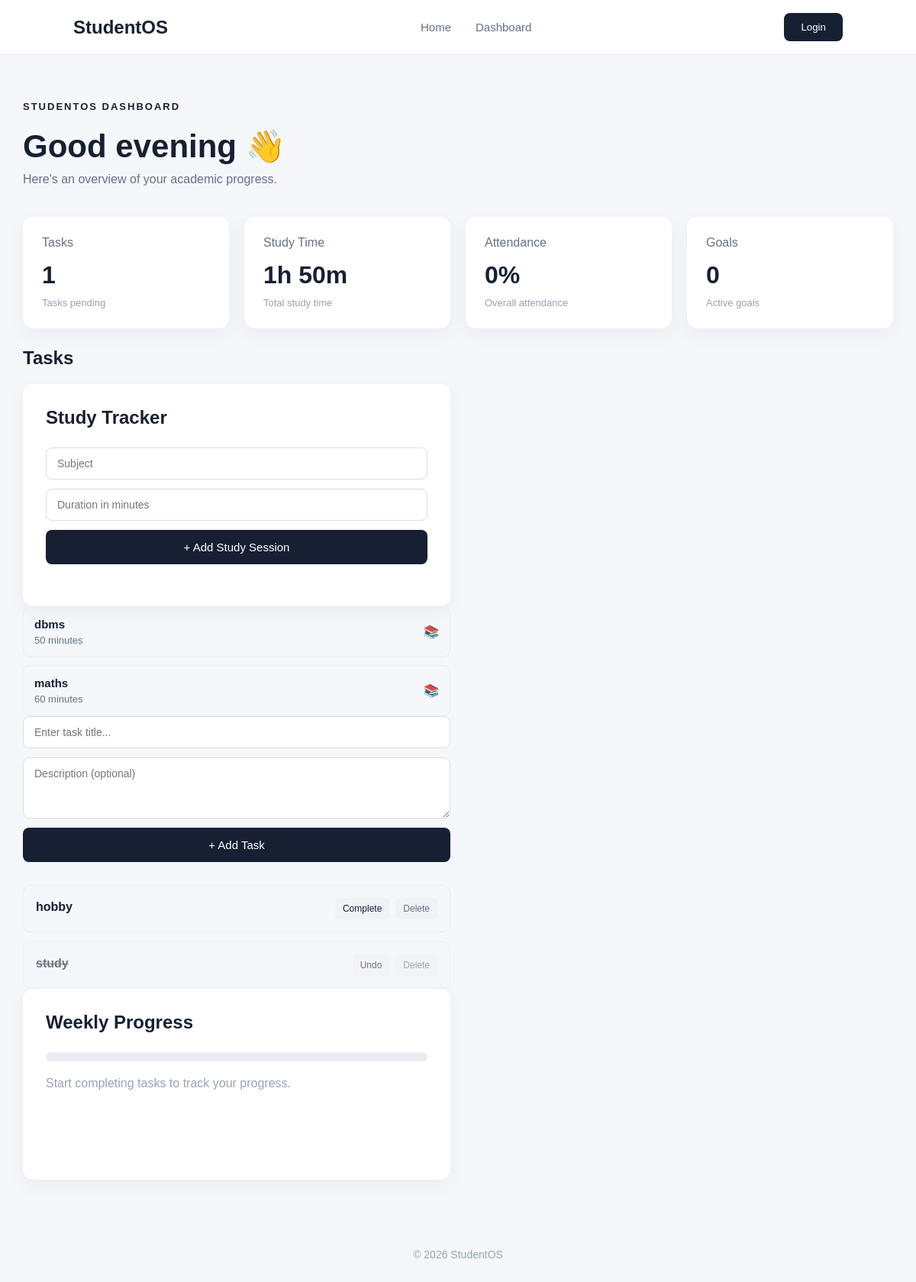
Page /dashboard on the earlier database version.
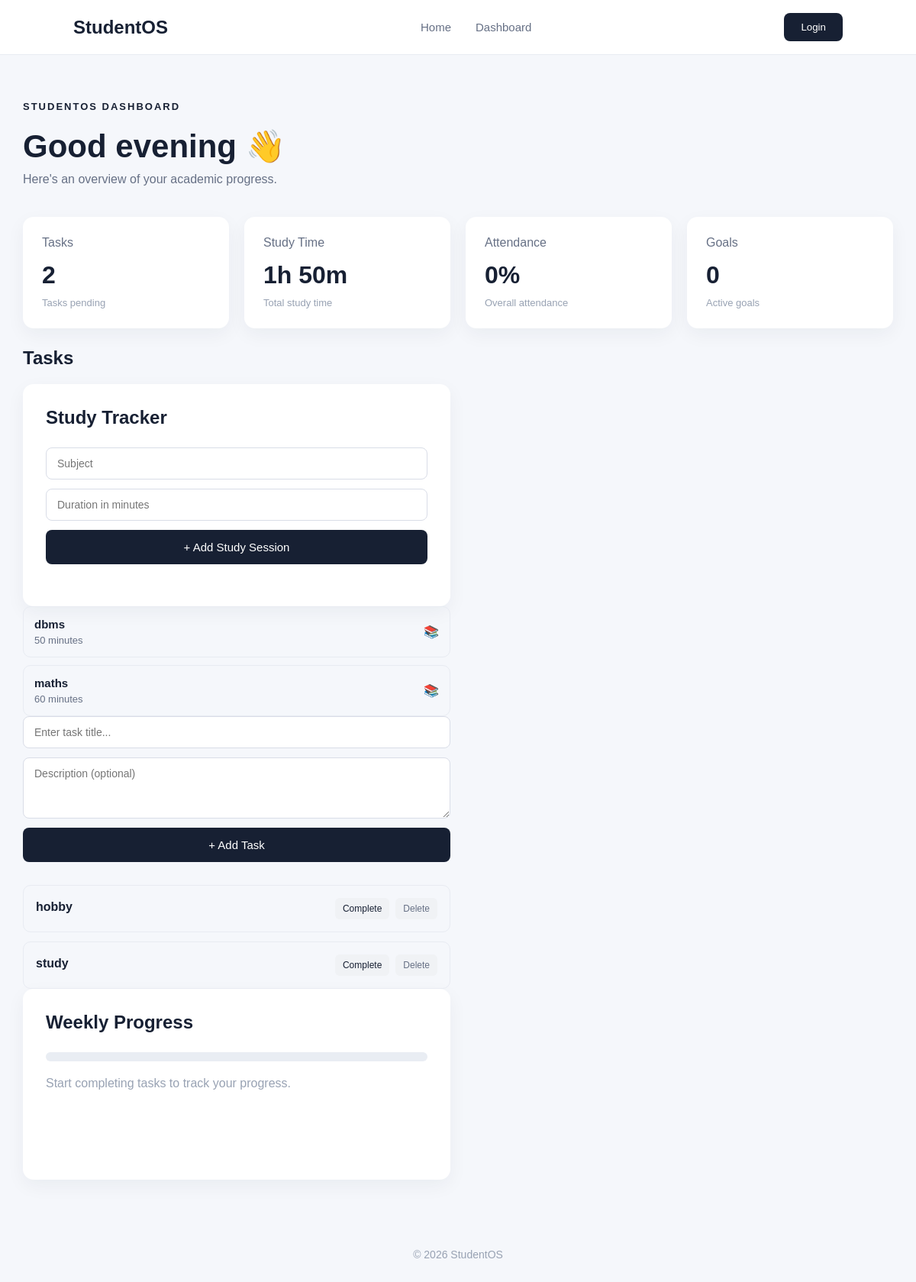
Same page on the later database version.
### app.py (models this page shows)
class StudySession(db.Model):
    id = db.Column(db.Integer, primary_key=True)
    subject = db.Column(db.String(100), nullable=False)
    duration = db.Column(db.Integer, nullable=False)
    created_at = db.Column(
        db.DateTime,
        default=datetime.utcnow
    )

class Task(db.Model):
    id = db.Column(db.Integer, primary_key=True)
    title = db.Column(db.String(200), nullable=False)
    description = db.Column(db.Text)
    completed = db.Column(db.Boolean, default=False)
    created_at = db.Column(
        db.DateTime,
        default=datetime.utcnow
    )

### app.py (the view)
@app.route("/dashboard")
def dashboard():
    tasks = Task.query.order_by(
        Task.created_at.desc()
    ).all()
    pending_tasks = Task.query.filter_by(
        completed=False
    ).count()
    study_sessions = StudySession.query.order_by(
        StudySession.created_at.desc()
    ).all()
    total_study_minutes = sum(
        session.duration
        for session in study_sessions
    )
    total_study_hours = total_study_minutes // 60
    remaining_minutes = total_study_minutes % 60
    return render_template(
        "dashboard.html",
        tasks=tasks,
        study_sessions=study_sessions,
        pending_tasks=pending_tasks,
        total_study_hours=total_study_hours,
        remaining_minutes=remaining_minutes
    )

### templates/dashboard.html (shortened to what this page needs)
<!DOCTYPE html>
<html lang="en">
<head>
    <link rel="stylesheet"
          href="{{ url_for('static', filename='css/style.css') }}">
</head>
<body>
    <nav class="navbar">
        <div class="logo">
            StudentOS
        </div>
        <div class="nav-links">
            <a href="/">Home</a>
            <a href="/dashboard">Dashboard</a>
        </div>
        <button class="login-btn">
            Login
        </button>
    </nav>
    <main class="dashboard">
        <div class="dashboard-header">
            <div>
                <p class="tagline">STUDENTOS DASHBOARD</p>
                <h1>
                    Good evening 👋
                </h1>
                <p class="dashboard-subtitle">
                    Here's an overview of your academic progress.
                </p>
            </div>
        </div>
        <section class="dashboard-grid">
           <div class="dashboard-card">
            <p>Tasks</p>
            <h2>{{ pending_tasks }}</h2>
            <span>
                Tasks pending
            </span>
            </div>
            <div class="dashboard-card">
                <p>Study Time</p>
                <h2>
                    {{ total_study_hours }}h {{ remaining_minutes }}m
                </h2>
                <span>
                    Total study time
                </span>
            </div>
            <div class="dashboard-card">
                <p>Attendance</p>
                <h2>0%</h2>
                <span>
                    Overall attendance
                </span>
            </div>
            <div class="dashboard-card">
                <p>Goals</p>
                <h2>0</h2>
                <span>
                    Active goals
                </span>
            </div>
        </section>
        <section class="dashboard-main">
           <class="large-card">
    <div class="section-header">
        <h2>Tasks</h2>
    </div>
    <div class="large-card">
    <h2>Study Tracker</h2>
    <form
        action="{{ url_for('add_study_session') }}"
        method="POST"
        class="study-form"
    >
        <input
            type="text"
            name="subject"
            placeholder="Subject"
            required
        >
        <input
            type="number"
            name="duration"
            placeholder="Duration in minutes"
            min="1"
            required
        >
        <button
            type="submit"
            class="primary-btn"
        >
            + Add Study Session
        </button>
    </form>
    </div>
    <div class="study-list">
        {% if study_sessions %}
            {% for session in study_sessions %}
                <div class="study-item">
                    <div>
                        <strong>
                            {{ session.subject }}
                        </strong>
                        <p>
                            {{ session.duration }} minutes
                        </p>
                    </div>
                    <span>
                        📚
                    </span>
                </div>
            {% endfor %}
        {% else %}
            <p class="empty-state">
                No study sessions yet.
            </p>
        {% endif %}
    </div>
    <form
        action="{{ url_for('add_task') }}"
        method="POST"
        class="task-form"
    >
        <input
            type="text"
            name="title"
            placeholder="Enter task title..."
            required
        >
        <textarea
            name="description"
            placeholder="Description (optional)"
        ></textarea>
        <button
            type="submit"
            class="primary-btn"
        >
            + Add Task
        </button>
    </form>
    <div class="task-list">
        {% if tasks %}
            {% for task in tasks %}
                <div
                    class="task-item
                    {% if task.completed %}
                        completed
                    {% endif %}"
                >
                    <div class="task-info">
                        <h3>
                            {{ task.title }}
                        </h3>
                    </div>
                    <div class="task-actions">
                        <a
                            href="{{ url_for(
                                'complete_task',
                                task_id=task.id
                            ) }}"
                            class="task-complete"
                        >
                            {% if task.completed %}
                                Undo
                            {% else %}
                                Complete
                            {% endif %}
                        </a>
                        <a
                            href="{{ url_for(
                                'delete_task',
                                task_id=task.id
                            ) }}"
                            class="task-delete"
                        >
                            Delete
                        </a>
                    </div>
                </div>
            {% endfor %}
        {% else %}
            <p class="empty-state">
                No tasks yet. Add your first task!
            </p>
        {% endif %}
    </div>
            <div class="large-card">
                <h2>
                    Weekly Progress
                </h2>
                <div class="big-progress">
                </div>
                <p class="empty-state">
                    Start completing tasks to track your progress.
                </p>
            </div>
        </section>
    </main>
    <footer>
        <p>© 2026 StudentOS</p>
    </footer>
</body>
</html>

### static/css/style.css (style rules this page uses)
* { margin: 0; padding: 0; box-sizing: border-box; }
body { font-family: Arial, sans-serif; background: #f5f7fb; color: #172033; min-height: 100vh; }
.navbar { height: 72px; padding: 0 8%; display: flex; align-items: center; justify-content: space-between; background: white; border-bottom: 1px solid #e8ebf2; }
.logo { font-size: 24px; font-weight: 700; }
.nav-links { display: flex; gap: 32px; }
.nav-links a { text-decoration: none; color: #667085; font-size: 15px; }
.login-btn { border: none; background: #172033; color: white; padding: 11px 22px; border-radius: 8px; cursor: pointer; }
.tagline { font-size: 13px; font-weight: 700; letter-spacing: 2px; margin-bottom: 20px; }
.primary-btn, .secondary-btn { padding: 14px 24px; border-radius: 8px; cursor: pointer; font-size: 15px; }
.primary-btn { display: inline-block; text-decoration: none; padding: 14px 24px; border-radius: 8px; cursor: pointer; font-size: 15px; border: none; background: #172033; color: white; }
footer { text-align: center; padding: 30px; color: #98a2b3; font-size: 14px; }
.dashboard { max-width: 1200px; margin: auto; padding: 60px 30px; }
.dashboard-header { margin-bottom: 40px; }
.dashboard-header h1 { font-size: 42px; margin-bottom: 10px; }
.dashboard-subtitle { color: #667085; font-size: 16px; }
.dashboard-grid { display: grid; grid-template-columns: repeat(4, 1fr); gap: 20px; }
.dashboard-card { background: white; padding: 25px; border-radius: 14px; box-shadow: 0 8px 25px rgba(20, 30, 50, 0.05); }
.dashboard-card p { color: #667085; margin-bottom: 15px; }
.dashboard-card h2 { font-size: 32px; margin-bottom: 8px; }
.dashboard-card span { color: #98a2b3; font-size: 13px; }
.dashboard-main { display: grid; grid-template-columns: 1fr 1fr; gap: 20px; margin-top: 25px; }
.large-card { background: white; padding: 30px; border-radius: 14px; min-height: 250px; box-shadow: 0 8px 25px rgba(20, 30, 50, 0.05); }
.large-card h2 { margin-bottom: 25px; }
.empty-state { color: #98a2b3; margin-bottom: 25px; }
.big-progress { height: 12px; background: #e9edf3; border-radius: 10px; overflow: hidden; margin-bottom: 20px; }
.section-header { display: flex; justify-content: space-between; align-items: center; margin-bottom: 20px; }
.task-form { display: flex; flex-direction: column; gap: 12px; margin-bottom: 30px; }
.task-form input, .task-form textarea { width: 100%; padding: 12px 14px; border: 1px solid #d9dde7; border-radius: 8px; font-family: inherit; font-size: 14px; outline: none; }
.task-form textarea { min-height: 80px; resize: vertical; }
.task-list { display: flex; flex-direction: column; gap: 12px; }
.task-item { display: flex; justify-content: space-between; align-items: center; gap: 15px; padding: 16px; border: 1px solid #e8ebf2; border-radius: 10px; }
.task-info h3 { font-size: 16px; margin-bottom: 5px; }
.task-actions { display: flex; gap: 8px; flex-shrink: 0; }
.task-complete, .task-delete { text-decoration: none; padding: 7px 10px; border-radius: 6px; font-size: 12px; }
.task-complete { background: #f0f2f5; color: #172033; }
.task-delete { background: #f0f2f5; color: #667085; }
.study-form { display: flex; flex-direction: column; gap: 12px; margin-bottom: 25px; }
.study-form input { width: 100%; padding: 12px 14px; border: 1px solid #d9dde7; border-radius: 8px; font-family: inherit; font-size: 14px; outline: none; }
.study-list { display: flex; flex-direction: column; gap: 10px; }
.study-item { display: flex; justify-content: space-between; align-items: center; padding: 14px; border: 1px solid #e8ebf2; border-radius: 10px; }
.study-item strong { font-size: 15px; }
.study-item p { margin-top: 4px; color: #667085; font-size: 13px; }

Differences in the rows shown:
changed Task "study": completed "Undo" → "Complete"
Other differences:
{{ pending_tasks }}: "1" → "2"
